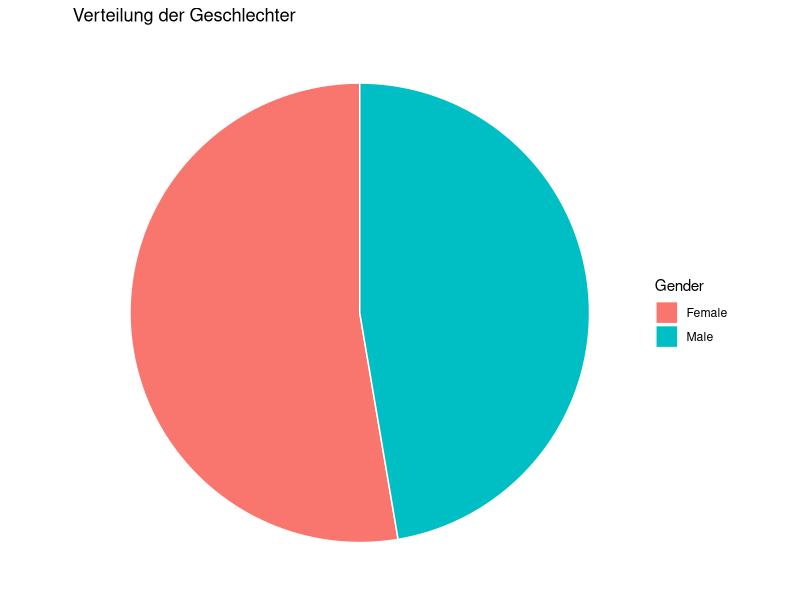
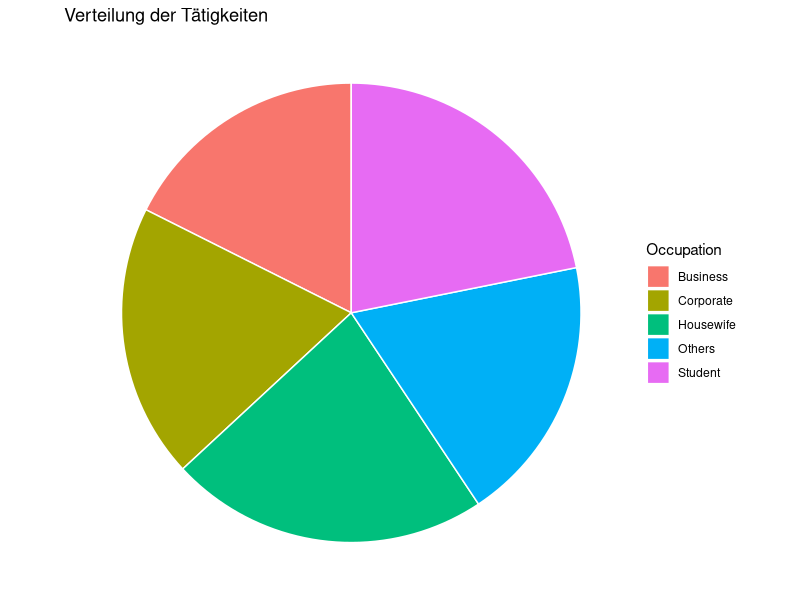
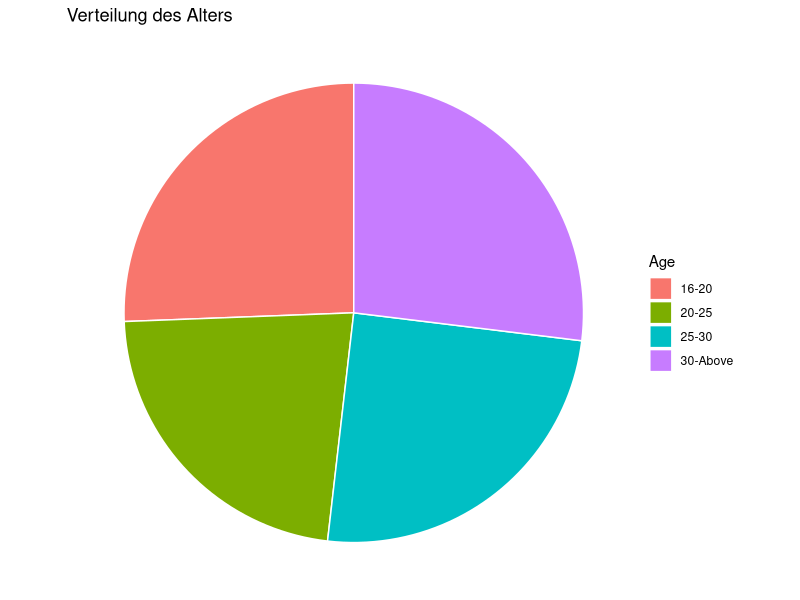
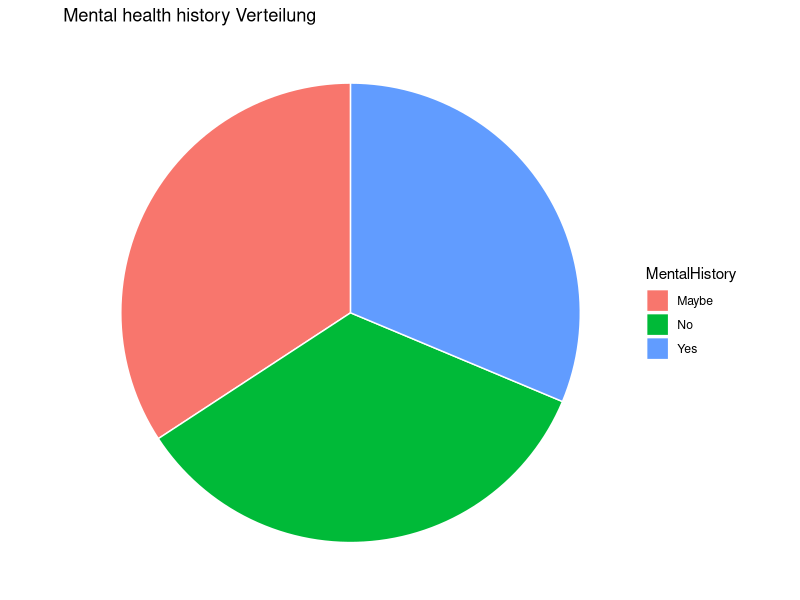
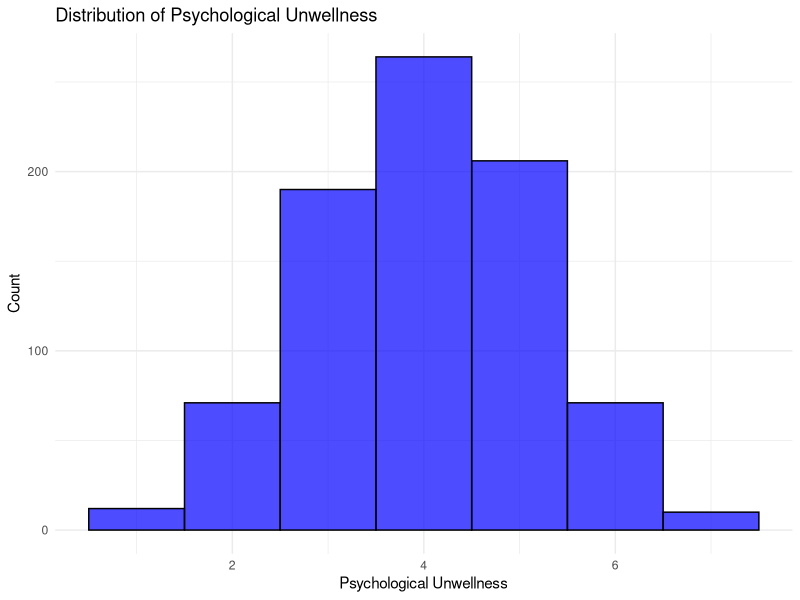
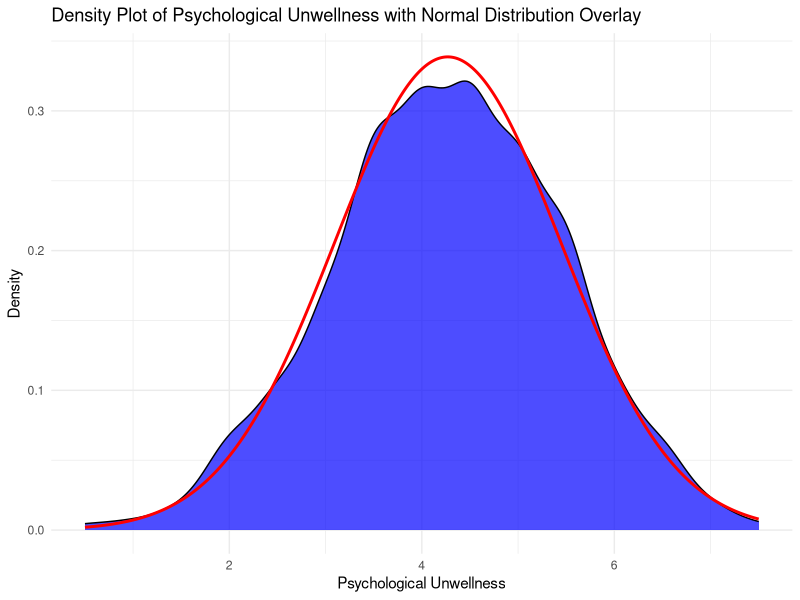
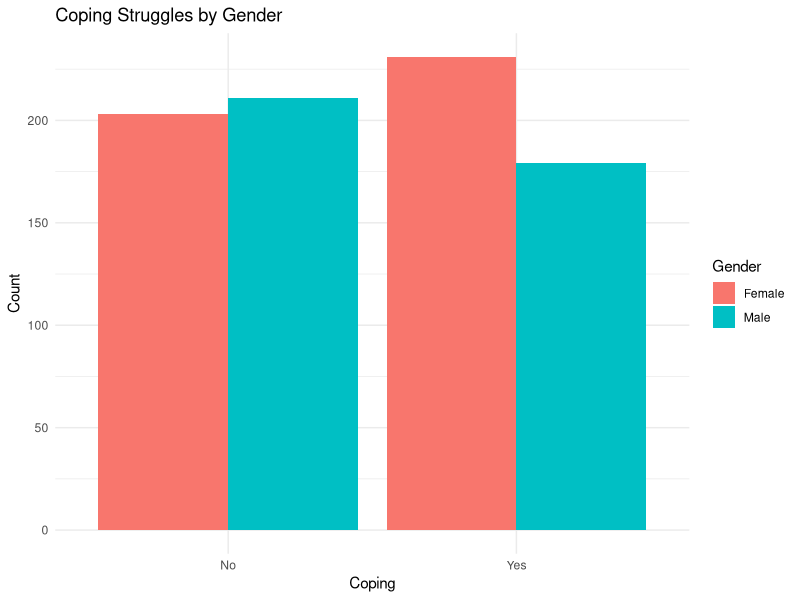
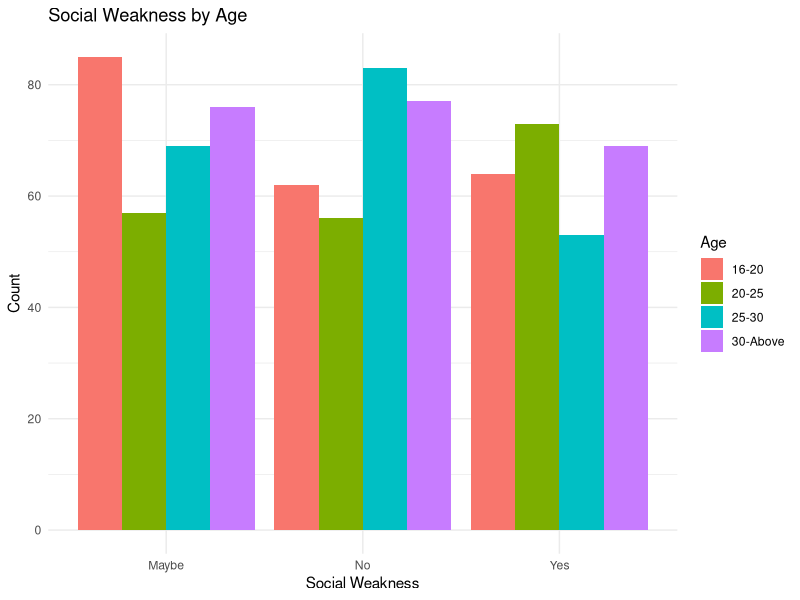

Recreate these plots in R, in order.
## ---- chunk 1
knitr::opts_chunk$set(echo = TRUE)
library(dplyr)
library(ggplot2)
library(tidyverse)
library(knitr)
library(kableExtra)
library(class)
library(fastDummies)
MentalHealth = read_csv("data/MentalHealthDataSet.csv")
## ---- chunk 2
kable(head(MentalHealth))

## ---- chunk 3
df <- data.frame(
  Gender = MentalHealth$Gender
)
ggplot(df, aes(x = "", fill = Gender)) +
  geom_bar(width = 1, color = "white") +
  coord_polar("y", start = 0) +
  labs(title = "Verteilung der Geschlechter", fill = "Gender") +
  theme_void() +
  theme(legend.position = "right")
## ---- chunk 4
df2 <- data.frame(
  Occupation = MentalHealth$Occupation
)
ggplot(df2, aes(x = "", fill = Occupation)) +
  geom_bar(width = 1, color = "white") +
  coord_polar("y", start = 0) +
  labs(title = "Verteilung der Tätigkeiten", fill = "Occupation") +
  theme_void() +
  theme(legend.position = "right")
## ---- chunk 5
df3 <- data.frame(
  Age = MentalHealth$Age
)
ggplot(df3, aes(x = "", fill = Age)) +
  geom_bar(width = 1, color = "white") +
  coord_polar("y", start = 0) +
  labs(title = "Verteilung des Alters", fill = "Age") +
  theme_void() +
  theme(legend.position = "right")
## ---- chunk 6
df4 <- data.frame(
  MentalHistory = MentalHealth$Mental_Health_History
)
ggplot(df4, aes(x = "", fill = MentalHistory)) +
  geom_bar(width = 1, color = "white") +
  coord_polar("y", start = 0) +
  labs(title = "Mental health history Verteilung", fill = "MentalHistory") +
  theme_void() +
  theme(legend.position = "right")
## ---- chunk 7
MentalHealth_wellness <- MentalHealth %>% 
  mutate(Mental_Unwellness = rowSums(select(., -Coping_Struggles, -Work_Interest, -Mental_Health_History) == "Yes") +
                         rowSums(select(.,Coping_Struggles,Work_Interest) == "No") + 
                         rowSums(select(., Mood_Swings) == "High") +
                         rowSums(. == "Maybe") / 2 +
                         rowSums(select(., Mood_Swings) == "Medium") / 2)
kable(head(MentalHealth_wellness))

## ---- chunk 8
ggplot(MentalHealth_wellness, aes(x = Mental_Unwellness)) +
  geom_histogram(binwidth = 1, fill = "blue", color = "black", alpha = 0.7) +
  labs(title = "Distribution of Psychological Unwellness",
       x = "Psychological Unwellness",
       y = "Count") +
  theme_minimal()
## ---- chunk 9
normal_density <- data.frame(x = seq(min(MentalHealth_wellness$Mental_Unwellness), max(MentalHealth_wellness$Mental_Unwellness), length = 1000),
                             y = dnorm(seq(min(MentalHealth_wellness$Mental_Unwellness), max(MentalHealth_wellness$Mental_Unwellness), length = 1000), mean = mean(MentalHealth_wellness$Mental_Unwellness), sd = sd(MentalHealth_wellness$Mental_Unwellness)))

## ---- chunk 10
ggplot(MentalHealth_wellness, aes(x = Mental_Unwellness)) +
  geom_density(fill = "blue", alpha = 0.7) +
  geom_line(data = normal_density, aes(x = x, y = y), color = "red", linewidth = 1) +
  labs(title = "Density Plot of Psychological Unwellness with Normal Distribution Overlay",
       x = "Psychological Unwellness",
       y = "Density") +
  theme_minimal()
## ---- chunk 11
#Generating table with amount of people by age who have social weakness(yes/no/maybe)
age_social_weakness_table <- MentalHealth %>%
  count(Age, Social_Weakness) %>%
  pivot_wider(names_from = Social_Weakness, values_from = n, values_fill = 0)

#Extending the table with total amount of people with the same age and total amount of people with the same social weakness 
age_social_weakness_table <- age_social_weakness_table %>%
  mutate(Total = rowSums(select(.,"Maybe", "No", "Yes"))) %>%
  bind_rows(summarise(., across(where(is.numeric), sum),
                      across(where(is.character), ~'Total')))

#Finding the expected frequencies table if Variables Age and Social_Weakness are independent 
v1 <- data.matrix(age_social_weakness_table[1:4,5])
v2 <- data.matrix(age_social_weakness_table[5,2:4])
exp_age_social_weakness_table <- v1 %*% v2 / as.numeric(age_social_weakness_table[5,5])
kable(age_social_weakness_table)
kable(exp_age_social_weakness_table)
## ---- chunk 12
v <- data.matrix(age_social_weakness_table[1:4,2:4])
X <- sum((exp_age_social_weakness_table - v) ^ 2 / exp_age_social_weakness_table)
## ---- chunk 13
cat("X = ",X)
## ---- chunk 14
df <- (n_distinct(MentalHealth$Age) - 1) * (n_distinct(MentalHealth$Social_Weakness) - 1)
decision <- qchisq(0.95, df, lower.tail = TRUE) > X
## ---- chunk 15
cat("qchisq(o.95, df) = ",qchisq(0.95, df, lower.tail = TRUE))
cat("decision =", decision)
## ---- chunk 16
chisq.test(MentalHealth$Age, MentalHealth$Social_Weakness)
## ---- chunk 17
Xsq_value_table_independence <- 
  matrix(NA, nrow = ncol(MentalHealth), ncol = ncol(MentalHealth))
rownames(Xsq_value_table_independence) <- 
  colnames(Xsq_value_table_independence) <- 
  colnames(MentalHealth)
for (i in 1:(ncol(MentalHealth) - 1)) {
  for (j in (i + 1):ncol(MentalHealth)) {
    
    chi2_result <- chisq.test(MentalHealth[[i]], 
                                     MentalHealth[[j]])
    
    Xsq_value_table_independence[i, j] <- chi2_result$statistic < qchisq(0.95, chi2_result$parameter, lower.tail = TRUE)
    Xsq_value_table_independence[j, i] <- Xsq_value_table_independence[i, j]
  }
}
kable(Xsq_value_table_independence)
## ---- chunk 18
ggplot(MentalHealth, aes(x = MentalHealth$Coping_Struggles, fill = Gender)) +
  geom_bar(position = "dodge") +
  labs(title = "Coping Struggles by Gender",
       x = "Coping",
       y = "Count") +
  theme_minimal()

ggplot(MentalHealth, aes(x = MentalHealth$Social_Weakness, fill = Age)) +
  geom_bar(position = "dodge") +
  labs(title = "Social Weakness by Age",
       x = "Social Weakness",
       y = "Count") +
  theme_minimal()


## ---- chunk 19
fisher.test(MentalHealth_wellness$Age, MentalHealth_wellness$Mental_Unwellness, simulate.p.value = TRUE)

fisher.test(MentalHealth_wellness$Gender, MentalHealth_wellness$Mental_Unwellness, simulate.p.value = TRUE)

fisher.test(MentalHealth_wellness$Occupation, MentalHealth_wellness$Mental_Unwellness, simulate.p.value = TRUE)

fisher.test(MentalHealth_wellness$Mental_Health_History, MentalHealth_wellness$Mental_Unwellness, simulate.p.value = TRUE)

## ---- chunk 20
MentalHealth_copy <- MentalHealth
MentalHealth_copy$Gender <- ifelse(MentalHealth_copy$Gender == "Male", 1, 0)
MentalHealth_copy$Mental_Health_History <- ifelse(MentalHealth_copy$Mental_Health_History == "Yes", 1, 0)
MentalHealth_copy$Age <- dummy_cols(MentalHealth_copy$Age)[-1]
MentalHealth_copy$Occupation <- dummy_cols(MentalHealth_copy$Occupation)[-1]
MentalHealth_copy$Days_Indoors <- dummy_cols(MentalHealth_copy$Days_Indoors)[-1]
MentalHealth_copy$Coping_Struggles <- as.integer(factor(MentalHealth_copy$Coping_Struggles, levels = c("No", "Yes")))
data_train <- MentalHealth_copy[, c(1:4, 8)]
data_test <- MentalHealth_copy[, c(1:4, 8)]
classification <- MentalHealth_copy$Coping_Struggles
## ---- chunk 21
prediction <- knn(train = data_train, test = data_test, cl = classification, k = round(sqrt(ncol(MentalHealth))))
## ---- chunk 22
cat(sum(prediction == classification) / nrow(MentalHealth))
